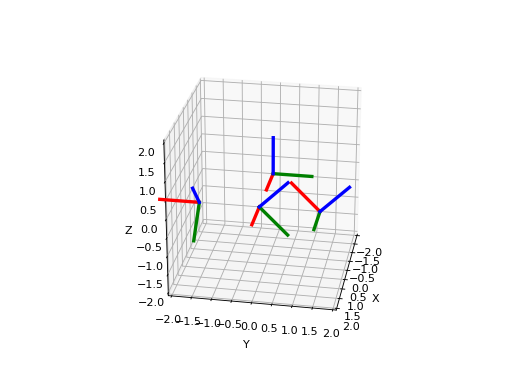

This figure's Python source:
import numpy as np
import matplotlib.pyplot as plt
from mpl_toolkits.mplot3d import Axes3D
from pytransform.rotations import *


ax = plot_basis(R=np.eye(3), p=np.array([-1.0, 0.0, 0.0]), ax_s=2)

R1 = matrix_from_angle(0, np.pi / 4.0)
R2 = matrix_from_angle(2, np.pi / 2.0)

plot_basis(ax, R1, np.array([1.0, 0.0, 0.0]))
plot_basis(ax, R1.dot(R2), np.array([1.0, 1.5, 0.0]))
plot_basis(ax, R2.dot(R1), np.array([1.0, -1.5, 0.0]))

ax.view_init(azim=10, elev=25)

plt.show()
